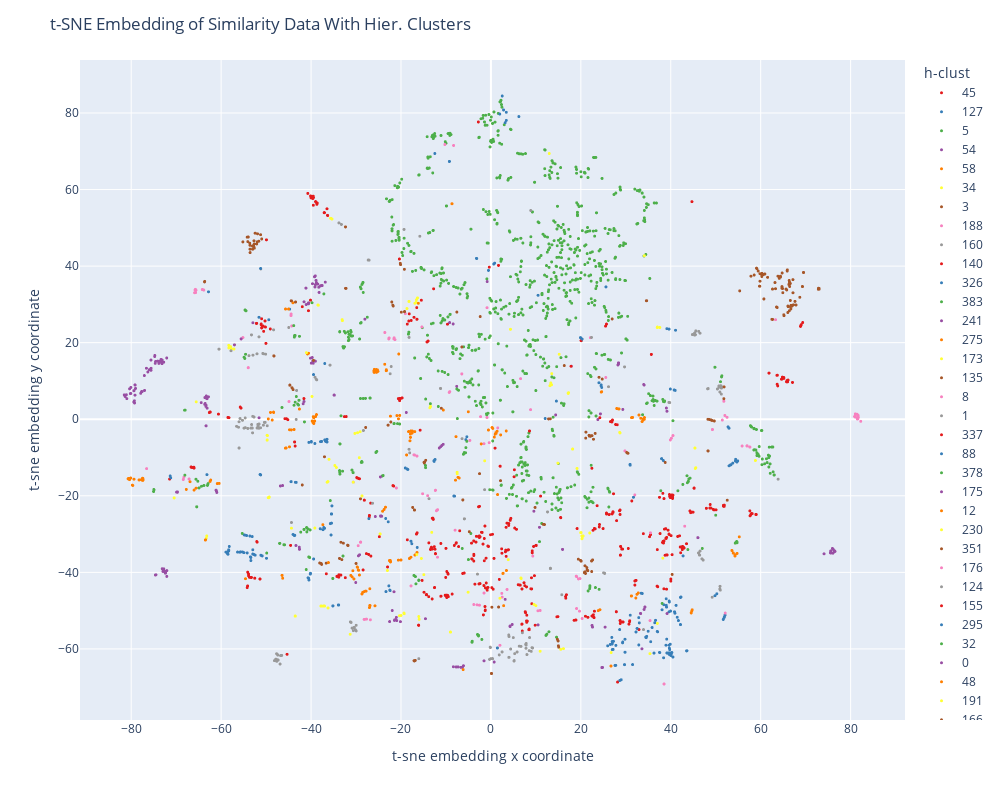

Write notebook code for a chart like this one.
### Code cell
tsnedf = pipeline.embedding_coordinates_table
tsnedf["h-clust"] = np.array(output, dtype = str)
fig = px.scatter(
  tsnedf, x="x", y="y", color="h-clust",
  color_discrete_sequence=px.colors.qualitative.Set1
)
fig.update_traces(textposition='top center')
fig.update_layout(
  height=800, 
  width =1000, 
  title_text='t-SNE Embedding of Similarity Data With Hier. Clusters',
  xaxis_title = "t-sne embedding x coordinate",
  yaxis_title = "t-sne embedding y coordinate")
fig.update_traces(marker={'size': 3})
fig.show()
